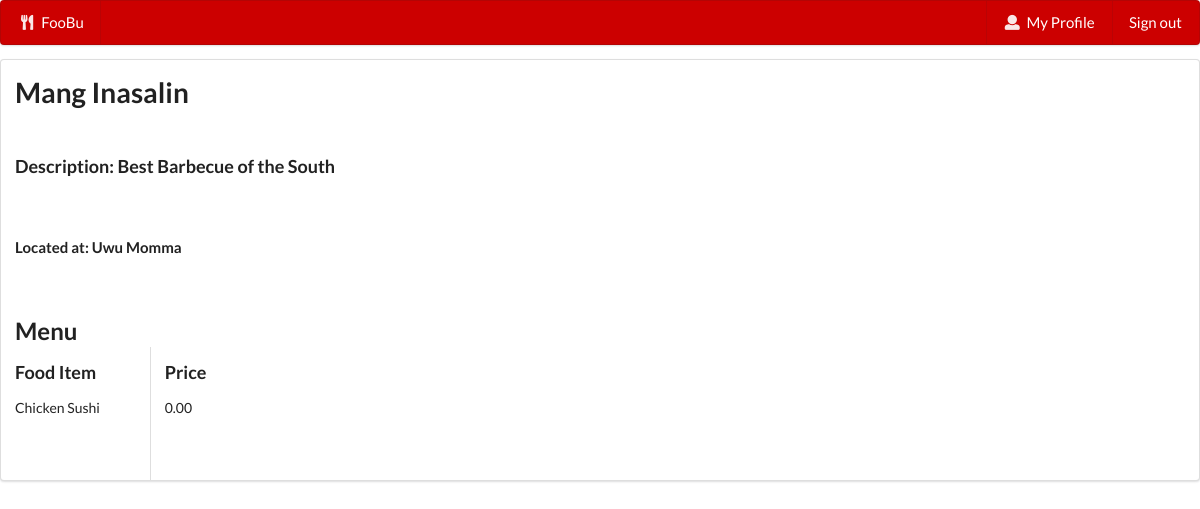
The app's page /foobu/est-2/ (signed in) with its own data.
### food/models.py (models this page shows, shortened)
class Establishment(models.Model):
    id = models.AutoField(primary_key=True)
    owner = models.ForeignKey(RegisteredUser,blank=False,on_delete=models.CASCADE)
    name = models.TextField(blank=True)
    desc = models.TextField(blank=True)
    area = models.TextField(blank=True)
    street = models.TextField(blank=True)

class FoodItem(models.Model):
    id = models.AutoField(primary_key=True)
    name = models.TextField(blank=True)
    price = models.DecimalField(decimal_places=2,max_digits=10)
    est = models.ForeignKey(Establishment, blank=False, null=False, on_delete=models.CASCADE)

### food/views.py (the view)
# urls.py: path('est-<int:est_id>/', views.establishment, name="establishment"),
@login_required
def establishment(request,est_id):
    x = Establishment.objects.filter(id=est_id)[0]
    location = x.street + " " + x.area
    user = request.user
    is_owner = RegisteredUser.objects.filter(user=user)[0].is_owner
    owns = (user == x.owner.user)
    reg_user = RegisteredUser.objects.filter(user=user)
    rated = Rates.objects.filter(cus=reg_user[0], est=x).exists()
    raters = len(Rates.objects.filter(est=x))
    rate = 0
    if raters !=0:
        for i in Rates.objects.filter(est=x):
            rate = rate + i.rating
        rate = rate/raters
    favs = len(Favorites.objects.filter(est=x))
    fooditems = FoodItem.objects.filter(est=x)
    return render(request,'food/establishment.html', {'est':x, 'loc':location, 'owner':is_owner, 'favorite':favs, 'rate':rate, 'fooditems':fooditems, 'owns':owns, 'rated':rated})

### food/templates/food/establishment.html (shortened to what this page needs)
{% extends "food/base.html" %}
{% block content %}
    <div class = "ui segment">
        <div class = "row">
            <h1>{{est.name}}</h1>
        </div>
        <br>
        <h3>Description: {{est.desc}}</h3>
        <br>
        <h4>Located at: {{loc}}</h4>
        <br>
        <h2>Menu
        </h2>
        <div class = "container">
            <div class = "ui two column divided grid">
                <div class = "two wide column">
                    <h3>Food Item</h3>
                    {% if fooditems %}
                        {% for item in fooditems%}
                            <p>{{ item.name }}</p>
                            <pre><br></pre>
                        {% endfor %}
                    {% else %}
                        <p> No Items Sold</p>
                    {% endif %}
                </div>
                <div class = "two wide column">
                    <h3>Price</h3>
                    {% if fooditems %}
                        {% for item in fooditems%}
                            {{ item.price }}
                            <pre><br></pre>
                        {% endfor %}
                    {% endif %}
                </div>
            </div>
        </div>
{% endblock %}

### records on screen
Establishment: name "Mang Inasalin", desc "Best Barbecue of the South"
FoodItem: name "Chicken Sushi", price "0.00"

### other values on screen
{{ loc }} "Uwu Momma"
